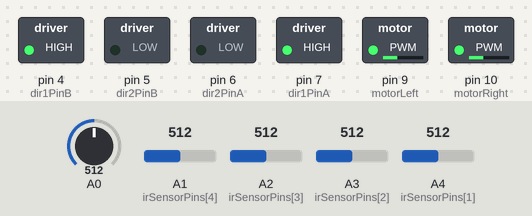
Simulated run of this sketch. Board: Arduino Uno, built with avr-gcc and run on an emulated ATmega328P. Shown: switched loads named in the sketch (green lamp = pin HIGH). Inputs (shaded band) come from the test bench; at power-on: A0 = 512, A1 (irSensorPins[4]) = 512, A2 (irSensorPins[3]) = 512, A3 (irSensorPins[2]) = 512, A4 (irSensorPins[1]) = 512.

Above: at 0.1 s.
Timing chart, 0 to 1.6 s (numbered marks = the images above):
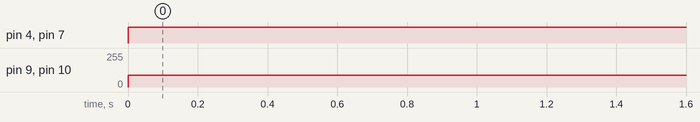

Measured:
- by itself, pin 4 (dir1PinB), pin 7 (dir1PinA): LOW → HIGH at 0.00 s
- by itself, pin 9 (motorLeft), pin 10 (motorRight): 0/255 → 90/255 at 0.00 s

The sketch:

car_runonBlack.ino
```cpp
int P , I , D;
int Kp = 0.006;
int Kd = 0;
int Ki = 0;
int error = 0;
int preError = 0;
int sumError = 0;

int N = 5;
int lineV = 0;
int groundV = 0;
int meanV = 500;

int baseSpeed = 90;
int maxSpeed = 155;
int rightSpeed, leftSpeed;
int motorSpeed;

// Motor A
int dir1PinA = 7;
int dir2PinA = 6;
int motorLeft = 9;  //   เพื่อให้ PWM สามารถควบคุมความเร็วมอเตอร์

// Motor B

int dir1PinB = 4;
int dir2PinB = 5;
int motorRight = 10;  // เพื่อให้ PWM สามารถควบคุมความเร็วมอเตอร์


// ติด
bool W(int n) {
  if (n < meanV) {  // is black

    return true;
  } else {

    return false;
  }
}

//ดับ
bool B(int n) {
  if (n >= meanV) {  // is white

    return true;
  } else {

    return false;
  }
}

const int numSensors = 5;                                     // จำนวนเซนเซอร์
const int irSensorPins[numSensors] = { A5, A4, A3, A2, A1 };  // ขา Digital Input ที่เชื่อมต่อกับเซนเซอร์
int irSensorValues[numSensors];                               // เก็บค่าที่ได้จากเซนเซอร์

void setup() {
  Serial.begin(9600);  // เริ่มต้น Serial communication

  for (int i = 0; i < numSensors; i++) {
    pinMode(irSensorPins[i], INPUT);  // กำหนดขา Digital เป็นขานำเข้า
  }
  pinMode(dir1PinA, OUTPUT);
  pinMode(dir2PinA, OUTPUT);
  pinMode(motorLeft, OUTPUT);
  pinMode(dir1PinB, OUTPUT);
  pinMode(dir2PinB, OUTPUT);
  pinMode(motorRight, OUTPUT);
  analogWrite(motorLeft, 0);
  analogWrite(motorRight, 0);
}

void loop() {
  for (int i = 0; i < N; i++) {
    irSensorValues[i] = analogRead(i);
  }

  if (W(irSensorValues[0]) && W(irSensorValues[1]) && W(irSensorValues[2]) && W(irSensorValues[3]) && B(irSensorValues[4])) {
    error = 4;
  } else if (W(irSensorValues[0]) && W(irSensorValues[1]) && W(irSensorValues[2]) && B(irSensorValues[3]) && B(irSensorValues[4])) {
    error = 3;
  } else if (W(irSensorValues[0]) && W(irSensorValues[1]) && W(irSensorValues[2]) && B(irSensorValues[3]) && W(irSensorValues[4])) {
    error = 2;
  } else if (W(irSensorValues[0]) && W(irSensorValues[1]) && B(irSensorValues[2]) && B(irSensorValues[3]) && W(irSensorValues[4])) {
    error = 1;
  } else if (W(irSensorValues[0]) && W(irSensorValues[1]) && B(irSensorValues[2]) && W(irSensorValues[3]) && W(irSensorValues[4])) {
    error = 0;
  } else if (W(irSensorValues[0]) && B(irSensorValues[1]) && B(irSensorValues[2]) && W(irSensorValues[3]) && W(irSensorValues[4])) {
    error = -1;
  } else if (W(irSensorValues[0]) && B(irSensorValues[1]) && W(irSensorValues[2]) && W(irSensorValues[3]) && W(irSensorValues[4])) {
    error = -2;
  } else if (B(irSensorValues[0]) && B(irSensorValues[1]) && W(irSensorValues[2]) && W(irSensorValues[3]) && W(irSensorValues[4])) {
    error = -3;
  } else if (B(irSensorValues[0]) && W(irSensorValues[1]) && W(irSensorValues[2]) && W(irSensorValues[3]) && W(irSensorValues[4])) {
    error = -4;
  }
  /// check WWWWW
  else if (W(irSensorValues[0]) && W(irSensorValues[1]) && W(irSensorValues[2]) && W(irSensorValues[3]) && W(irSensorValues[4])) {
    error = preError;
  }
  if (W(irSensorValues[0]) && W(irSensorValues[1]) && W(irSensorValues[2]) && W(irSensorValues[3]) && W(irSensorValues[4])) {
    analogWrite(motorLeft, 0);
    analogWrite(motorRight, 0);
    if (B(irSensorValues[0]) && B(irSensorValues[1]) && B(irSensorValues[2]) && B(irSensorValues[3]) && B(irSensorValues[4])) {
      analogWrite(motorLeft, 0);
      analogWrite(motorRight, 0);
    }
  } else {
      P = error;
  I = I + error;
  D = error - preError;
    motorSpeed = (Kp * P) + (Ki * I) + (Kd * D);
    leftSpeed = baseSpeed + motorSpeed;
    rightSpeed = baseSpeed - motorSpeed;

    if (leftSpeed > maxSpeed) leftSpeed = maxSpeed;
    if (rightSpeed > maxSpeed) rightSpeed = maxSpeed;

    if (leftSpeed < baseSpeed) leftSpeed = baseSpeed;
    if (rightSpeed < baseSpeed) leftSpeed = baseSpeed;
    analogWrite(motorLeft, leftSpeed);
    digitalWrite(dir1PinA, HIGH);

    digitalWrite(dir2PinA, LOW);

    analogWrite(motorRight, rightSpeed);
    digitalWrite(dir1PinB, HIGH);

    digitalWrite(dir2PinB, LOW);
    delay(33);
  }
}
```
